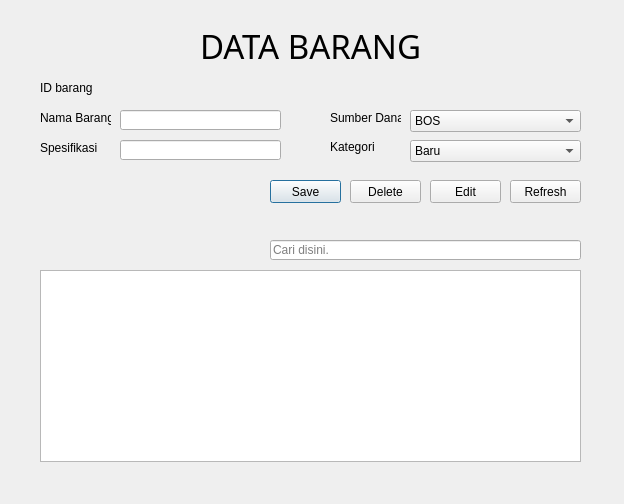
<?xml version="1.0" encoding="UTF-8"?>
<ui version="4.0">
 <class>databarang</class>
 <widget class="QDialog" name="databarang">
  <property name="geometry">
   <rect>
    <x>0</x>
    <y>0</y>
    <width>624</width>
    <height>504</height>
   </rect>
  </property>
  <property name="windowTitle">
   <string>Dialog</string>
  </property>
  <widget class="QLineEdit" name="txt_nama">
   <property name="geometry">
    <rect>
     <x>120</x>
     <y>110</y>
     <width>161</width>
     <height>20</height>
    </rect>
   </property>
   <property name="autoFillBackground">
    <bool>false</bool>
   </property>
   <property name="text">
    <string/>
   </property>
   <property name="placeholderText">
    <string/>
   </property>
  </widget>
  <widget class="QPushButton" name="pushButton_save">
   <property name="geometry">
    <rect>
     <x>270</x>
     <y>180</y>
     <width>71</width>
     <height>23</height>
    </rect>
   </property>
   <property name="text">
    <string>Save</string>
   </property>
  </widget>
  <widget class="QPushButton" name="pushButton_edit">
   <property name="geometry">
    <rect>
     <x>430</x>
     <y>180</y>
     <width>71</width>
     <height>23</height>
    </rect>
   </property>
   <property name="text">
    <string>Edit</string>
   </property>
  </widget>
  <widget class="QLabel" name="label_2">
   <property name="geometry">
    <rect>
     <x>40</x>
     <y>80</y>
     <width>61</width>
     <height>16</height>
    </rect>
   </property>
   <property name="text">
    <string>ID barang</string>
   </property>
  </widget>
  <widget class="QLabel" name="label_3">
   <property name="geometry">
    <rect>
     <x>40</x>
     <y>110</y>
     <width>71</width>
     <height>16</height>
    </rect>
   </property>
   <property name="text">
    <string>Nama Barang</string>
   </property>
  </widget>
  <widget class="QLabel" name="label_4">
   <property name="geometry">
    <rect>
     <x>40</x>
     <y>140</y>
     <width>61</width>
     <height>16</height>
    </rect>
   </property>
   <property name="text">
    <string>Spesifikasi</string>
   </property>
  </widget>
  <widget class="QLabel" name="label_5">
   <property name="geometry">
    <rect>
     <x>330</x>
     <y>140</y>
     <width>47</width>
     <height>14</height>
    </rect>
   </property>
   <property name="text">
    <string>Kategori</string>
   </property>
  </widget>
  <widget class="QLabel" name="label_6">
   <property name="geometry">
    <rect>
     <x>330</x>
     <y>110</y>
     <width>71</width>
     <height>16</height>
    </rect>
   </property>
   <property name="text">
    <string>Sumber Dana</string>
   </property>
  </widget>
  <widget class="QTableView" name="tableView">
   <property name="geometry">
    <rect>
     <x>40</x>
     <y>270</y>
     <width>541</width>
     <height>192</height>
    </rect>
   </property>
  </widget>
  <widget class="QPushButton" name="pushButton_delete">
   <property name="geometry">
    <rect>
     <x>350</x>
     <y>180</y>
     <width>71</width>
     <height>23</height>
    </rect>
   </property>
   <property name="text">
    <string>Delete</string>
   </property>
  </widget>
  <widget class="QPushButton" name="pushButton_refresh">
   <property name="geometry">
    <rect>
     <x>510</x>
     <y>180</y>
     <width>71</width>
     <height>23</height>
    </rect>
   </property>
   <property name="text">
    <string>Refresh</string>
   </property>
  </widget>
  <widget class="QLabel" name="txt_id">
   <property name="geometry">
    <rect>
     <x>120</x>
     <y>80</y>
     <width>161</width>
     <height>16</height>
    </rect>
   </property>
   <property name="text">
    <string/>
   </property>
  </widget>
  <widget class="QLineEdit" name="txt_cari">
   <property name="geometry">
    <rect>
     <x>270</x>
     <y>240</y>
     <width>311</width>
     <height>20</height>
    </rect>
   </property>
   <property name="inputMask">
    <string notr="true"/>
   </property>
   <property name="text">
    <string/>
   </property>
   <property name="placeholderText">
    <string>Cari disini.</string>
   </property>
  </widget>
  <widget class="QLabel" name="label">
   <property name="geometry">
    <rect>
     <x>200</x>
     <y>20</y>
     <width>241</width>
     <height>51</height>
    </rect>
   </property>
   <property name="font">
    <font>
     <family>Maiandra GD</family>
     <pointsize>25</pointsize>
    </font>
   </property>
   <property name="text">
    <string>DATA BARANG</string>
   </property>
  </widget>
  <widget class="QComboBox" name="box_sumber">
   <property name="geometry">
    <rect>
     <x>410</x>
     <y>110</y>
     <width>171</width>
     <height>22</height>
    </rect>
   </property>
   <item>
    <property name="text">
     <string>BOS</string>
    </property>
   </item>
   <item>
    <property name="text">
     <string>Sekolah</string>
    </property>
   </item>
  </widget>
  <widget class="QComboBox" name="box_kategori">
   <property name="geometry">
    <rect>
     <x>410</x>
     <y>140</y>
     <width>171</width>
     <height>22</height>
    </rect>
   </property>
   <item>
    <property name="text">
     <string>Baru</string>
    </property>
   </item>
   <item>
    <property name="text">
     <string>Lama</string>
    </property>
   </item>
  </widget>
  <widget class="QLineEdit" name="txt_spek">
   <property name="geometry">
    <rect>
     <x>120</x>
     <y>140</y>
     <width>161</width>
     <height>20</height>
    </rect>
   </property>
   <property name="autoFillBackground">
    <bool>false</bool>
   </property>
   <property name="text">
    <string/>
   </property>
   <property name="placeholderText">
    <string/>
   </property>
  </widget>
 </widget>
 <resources/>
 <connections/>
</ui>
